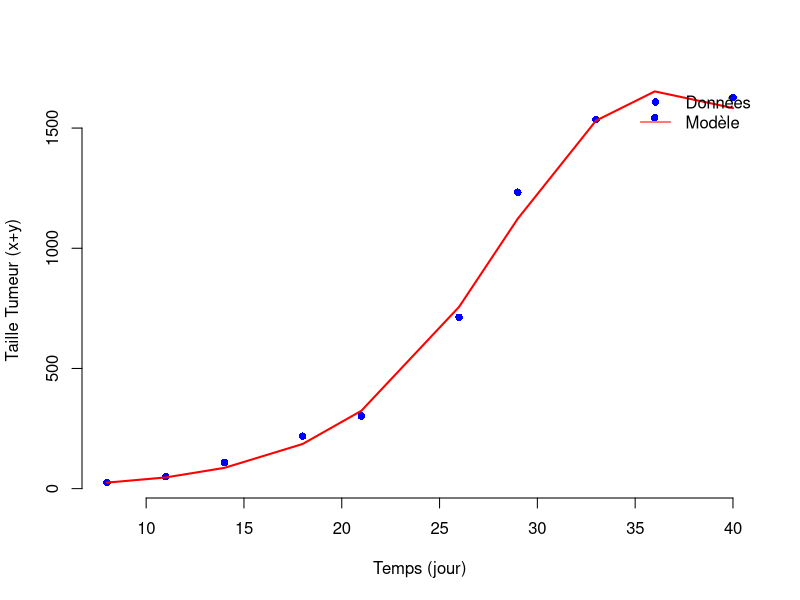

This figure's R source:
rm(list=ls())

##############################################################################
# Read CSV data
##############################################################################
data.df <- read.csv("../Data/virotherapy-data.csv", header=TRUE)

TimeData <- data.df$x
TumorData <- data.df$y
TimeSim <- TimeData

##############################################################################
# Model
##############################################################################
library(deSolve)

Viro.model <- function(t, pop, param) {
  y <- pop[1]  # cellules tumorales non infectées
  x <- pop[2]  # cellules tumorales infectées
  v <- pop[3]  # particules virales
  
  K     <- param[1]
  r     <- param[2]
  delta <- param[3]
  rho   <- param[4]
  k     <- param[5]
  a     <- param[6]
  w     <- param[7]
  eps   <- param[8]
  
  dy <- r*y*(1 - ((y + x)^eps / K^eps)) - k*y*v - rho*x*y
  dx <- k*y*v - delta*x
  dv <- a*x - w*v - k*y*v
  
  list( c(dy, dx, dv) )
}

event.dat <- data.frame(
  var   = c("v"),      # Only change virus
  time  = 14,          # Time of event
  value = 2,           # Inject virus
  method= "replace"     
)

##############################################################################
# LSE
##############################################################################

# Fixed parameters
K_fixed   <- 2139.258
r_fixed   <- 0.2062134
eps_fixed <- 1.648773

# Initial conditions
Init.cond <- c(y=TumorData[1], x=0, v=0)

# par = (delta, rho, k, a, w)
sse_func <- function(par) {
  
  delta_ <- par[1]
  rho_   <- par[2]
  k_     <- par[3]
  a_     <- par[4]
  w_     <- par[5]
  
  param_vec <- c(K_fixed, r_fixed, delta_, rho_, k_, a_, w_, eps_fixed)
  
  out <- lsoda(Init.cond, TimeSim, Viro.model, param_vec,
               events = list(data=event.dat))
  
  model_tumor <- out[, 'y'] + out[, 'x']
  
  diff_ <- TumorData - model_tumor
  sse_val <- sum(diff_^2, na.rm=TRUE)
  
  return(sse_val)
}


# Estimation des paramètres inconnus (delta, rho, k, a, w)


# possible init values for parameters pour le vecteur par
init_par <- c(delta=1.119, rho=0.141, k=0.000591, a=0.9, w=0.3)

# parameters estimation using 'optim'
fit <- optim(
  par   = init_par,
  fn    = sse_func,
  method= "L-BFGS-B",
  lower = c(0, 1e-6, 1e-10, 0, 0),  # lower bound
  upper = c(5,    1,    1,    10,   20)   # upper bound
)

# Get parameters
best_par <- fit$par
best_par

param_best <- c(K_fixed, r_fixed, best_par["delta"], best_par["rho"],
                best_par["k"], best_par["a"], best_par["w"], eps_fixed)

out_best <- lsoda(Init.cond, TimeSim, Viro.model, param_best,
                  events = list(data = event.dat))
out_best_df <- as.data.frame(out_best)
out_best_df$tumor <- out_best_df$y + out_best_df$x

plot(TimeData, TumorData, pch=16, col="blue",
     xlab="Temps (jour)", ylab="Taille Tumeur (x+y)", bty="n")
lines(out_best_df$time, out_best_df$tumor, col="red", lwd=2)
legend("topright", legend=c("Données", "Modèle"),
       col=c("blue","red"), pch=c(16,NA), lty=c(0,1), bty="n")
